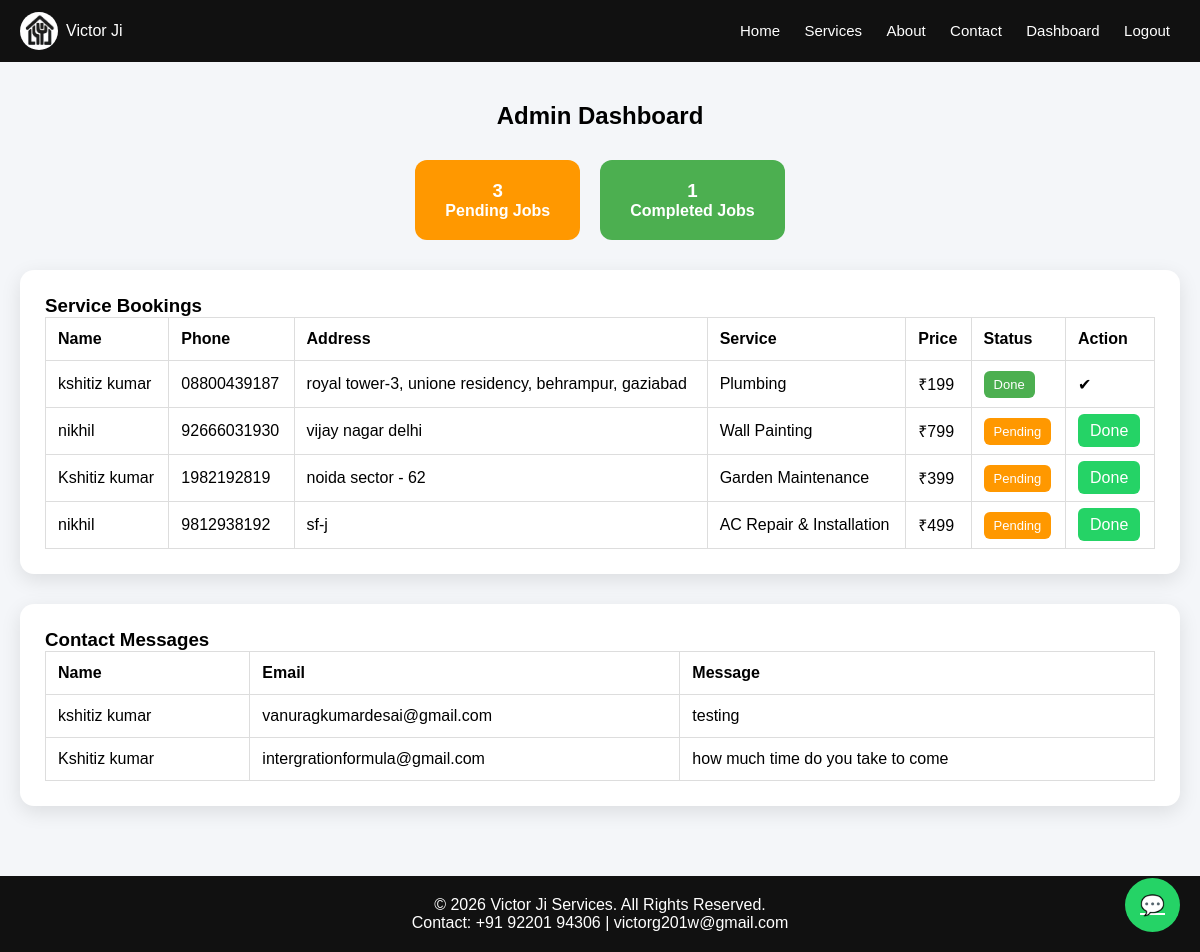
The page /admin (signed in) on the database its author committed.
### app.py (models this page shows)
class Booking(db.Model):
    id = db.Column(db.Integer, primary_key=True)
    name = db.Column(db.String(100))
    phone = db.Column(db.String(20))
    address = db.Column(db.String(200))
    service = db.Column(db.String(100))
    price = db.Column(db.Integer)
    status = db.Column(db.String(20), default="Pending")

class Lead(db.Model):
    id = db.Column(db.Integer, primary_key=True)
    name = db.Column(db.String(100))
    email = db.Column(db.String(100))
    message = db.Column(db.String(300))

### app.py (the view)
@app.route('/admin')
def admin():
    if 'user' not in session or session.get('role') != "admin":
        return redirect(url_for('home'))
    bookings = Booking.query.all()
    leads = Lead.query.all()
    bookings = Booking.query.all()
    pending = Booking.query.filter_by(status="Pending").count()
    done = Booking.query.filter_by(status="Done").count()
    return render_template(
        'admin.html',
        bookings=bookings,
        pending=pending,
        leads=leads,
        done=done
    )

### templates/admin.html
{% extends 'base.html' %}
{% block content %}
<section class="admin-section">
  <h2 class="admin-title">Admin Dashboard</h2>
  <div class="stats-box">
    <div class="stat-card pending">
      <h3>{{ pending }}</h3>
      <p>Pending Jobs</p>
    </div>
    <div class="stat-card done">
      <h3>{{ done }}</h3>
      <p>Completed Jobs</p>
    </div>
  </div>
  <div class="admin-block">
    <h3>Service Bookings</h3>
    <div class="table-wrapper">
      <table class="admin-table">
        <thead>
          <tr>
            <th>Name</th>
            <th>Phone</th>
            <th>Address</th>
            <th>Service</th>
            <th>Price</th>
            <th>Status</th>
            <th>Action</th>
          </tr>
        </thead>
        <tbody>
        {% for b in bookings %}
          <tr>
            <td>{{ b.name }}</td>
            <td>{{ b.phone }}</td>
            <td>{{ b.address }}</td>
            <td>{{ b.service }}</td>
            <td>₹{{ b.price }}</td>
            <td>
              <span class="status {{ b.status|lower }}">
                {{ b.status }}
              </span>
            </td>
            <td>
              {% if b.status == "Pending" %}
                <a href="/complete/{{ b.id }}" class="done-btn">Done</a>
              {% else %}
                ✔
              {% endif %}
            </td>
          </tr>
        {% endfor %}
        </tbody>
      </table>
    </div>
  </div>
  <div class="admin-block">
    <h3>Contact Messages</h3>
    <div class="table-wrapper">
      <table class="admin-table">
        <thead>
          <tr>
            <th>Name</th>
            <th>Email</th>
            <th>Message</th>
          </tr>
        </thead>
        <tbody>
        {% for l in leads %}
          <tr>
            <td>{{ l.name }}</td>
            <td>{{ l.email }}</td>
            <td>{{ l.message }}</td>
          </tr>
        {% endfor %}
        </tbody>
      </table>
    </div>
  </div>
</section>
{% endblock %}

### templates/base.html (shortened to what this page needs)
<!DOCTYPE html>
<html lang="en">
<head>
    <link rel="stylesheet" href="{{ url_for('static', filename='style.css') }}">
</head>
<body>
<div class="page-wrapper">
    <nav class="navbar">
        <div class="logo-box">
            <img src="{{ url_for('static', filename='images/logo.png') }}" class="logo">
            <span>Victor Ji</span>
        </div>
        <div class="nav-links">
            <a href="/">Home</a>
            <a href="/services">Services</a>
            <a href="/about">About</a>
            <a href="/contact">Contact</a>
            {% if 'user' in session %}
                {% if session.get('role') == 'admin' %}
                    <a href="/admin">Dashboard</a>
                {% endif %}
                <a href="/logout">Logout</a>
            {% else %}
                <a href="/login">Login</a>
                <a href="/signup">Signup</a>
            {% endif %}
        </div>
    </nav>
    <main class="content">
        {% block content %}{% endblock %}
    </main>
</div>
<footer class="footer">
    <p>© 2026 Victor Ji Services. All Rights Reserved.</p>
    <p>Contact: +91 92201 94306 | victorg201w@gmail.com</p>
</footer>
<a href="https://wa.me/919220194306" class="whatsapp">💬</a>
</body>
</html>

### static/style.css (style rules this page uses)
body { font-family:Arial;margin:0;background:#f5f7fa }
.navbar { background:#111;color:white;padding:15px;display:flex;justify-content:space-between }
.navbar a { color:white;margin-left:15px;text-decoration:none }
table { margin:auto;border-collapse:collapse }
td,th { border:1px solid black;padding:10px }
table { width:95%; margin:auto; border-collapse:collapse; background:white; }
td,th { border:1px solid #ddd; padding:10px; }
.admin-table { width:95%; margin:auto; border-collapse:collapse; background:white; }
.admin-table th, .admin-table td { border:1px solid #ddd; padding:12px; text-align:left; }
.logo-box { display:flex; align-items:center; gap:8px; }
.logo { width:40px; height:40px; border-radius:50%; }
.footer { background:#111; color:white; text-align:center; padding:20px; margin-top:40px; }
html, body { height:100%; margin:0; }
.page-wrapper { min-height:100%; display:flex; flex-direction:column; }
.footer { background:#111; color:white; text-align:center; padding:20px; margin-top:auto; }
html, body { height: 100%; margin: 0; }
.page-wrapper { min-height: 100%; display: flex; flex-direction: column; }
.content { flex: 1; }
.footer { background: #111; color: white; text-align: center; padding: 20px; }
* { box-sizing:border-box; margin:0; padding:0; font-family:Arial, sans-serif; }
body { background:#f4f6f9; overflow-x:hidden; }
.navbar { background:#111; color:white; padding:12px 20px; display:flex; justify-content:space-between; align-items:center; flex-wrap:wrap; }
.logo { width:38px; height:38px; border-radius:50%; }
.nav-links a { color:white; text-decoration:none; margin:6px 10px; font-size:15px; }
.admin-table th, .admin-table td { border:1px solid #ddd; padding:12px; }
.footer { background:#111; color:white; text-align:center; padding:20px; }
.whatsapp { position:fixed; bottom:20px; right:20px; background:#25D366; color:white; padding:15px; border-radius:50%; font-size:20px; }
.stats-box { display:flex; gap:20px; margin:20px; }
.stat-card { padding:15px; border-radius:10px; color:white; font-weight:bold; }
.pending { background:#ff9800; }
.done { background:#4caf50; }
.done-btn { background:#25D366; color:white; padding:8px 12px; border-radius:6px; text-decoration:none; }
.admin-section { padding:40px 20px; }
.admin-title { text-align:center; margin-bottom:30px; }
.stats-box { display:flex; gap:20px; justify-content:center; margin-bottom:30px; flex-wrap:wrap; }
.stat-card { padding:20px 30px; border-radius:12px; color:white; text-align:center; min-width:160px; }
.admin-block { background:white; padding:25px; border-radius:14px; box-shadow:0 6px 20px rgba(0,0,0,0.1); margin-bottom:30px; }
.admin-table { width:100%; border-collapse:collapse; }
.status { padding:6px 10px; border-radius:6px; color:white; font-size:13px; }
.status.pending { background:#ff9800; }
.status.done { background:#4caf50; }
.table-wrapper { width:100%; overflow-x:auto; }
.admin-table { min-width:600px; }

### rows shown on the page
Booking: name "kshitiz kumar", phone "08800439187", address "royal tower-3, unione residency, behrampur, gaziabad", service "Plumbing", price "199", status "Done"
Booking: name "nikhil", phone "92666031930", address "vijay nagar delhi", service "Wall Painting", price "799", status "Pending"
Booking: name "Kshitiz kumar", phone "1982192819", address "noida sector - 62", service "Garden Maintenance", price "399", status "Pending"
Booking: name "nikhil", phone "9812938192", address "sf-j", service "AC Repair & Installation", price "499", status "Pending"
Lead: name "kshitiz kumar", email "vanuragkumardesai@gmail.com", message "testing"
Lead: name "Kshitiz kumar", email "intergrationformula@gmail.com", message "how much time do you take to come"

### other values the page prints
{{ pending }} "3"
{{ done }} "1"
